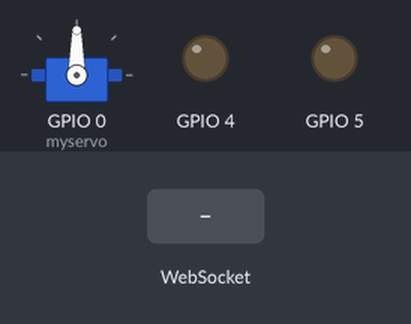
Recording of a sketch running on a simulated ESP8266 (NodeMCU). Shown: servo, output pins drawn as LEDs (lit = HIGH). The inputs (shaded band) are chosen by the test bench. WiFi joins after 1.5 s; servers stay silent unless stated; what the sketch prints to the serial monitor is not drawn.

Above: at 2.7 s.
2.8 s: WebSocket text "1" received
At 3.1 s:
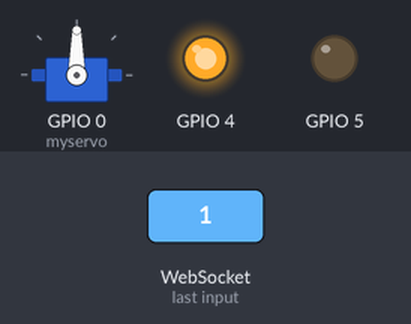
4.3 s: WebSocket text "0" received
At 5.5 s:
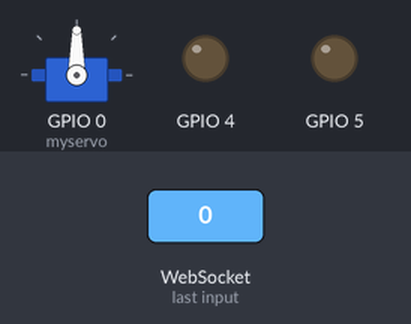
Timing chart, 0 to 7.3 s (numbered marks = the images above; inputs shaded):
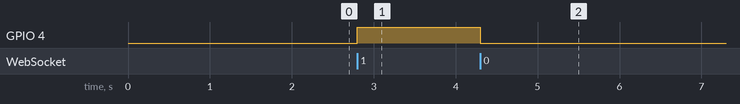

Measured:
- after the input at 2.8 s, GPIO 4: LOW → HIGH at once
- after the input at 4.3 s, GPIO 4: HIGH → LOW at once

The sketch:

sketch_may31a.ino
```cpp
#include <ESP8266WiFi.h>
#include <ESP8266WebServer.h>
#include <WebSocketsServer.h>
#include <Servo.h>

Servo myservo;

ESP8266WebServer server;
WebSocketsServer webSocket = WebSocketsServer(81);

char* ssid = "VIVO-F0A8";
char* password = "nFXEF79U3J";

String cima;
String baixo;
String esquerda;
String direita;
int pos = 90;

char webpage[] PROGMEM = R"=====(
<!DOCTYPE html>
<html lang="en">
<head>
    <link rel='stylesheet' href='https://stackpath.bootstrapcdn.com/bootstrap/4.3.1/css/bootstrap.min.css'>
    <script>
        //var myVar = setInterval(sendText(), 500);
        var Socket;
        function init() {
          Socket = new WebSocket('ws://' + window.location.hostname + ':81/');
          Socket.onmessage = function(event){
            document.getElementById("rxConsole").value += event.data;
          }
        }

        var tecla = [];
        tecla["ArrowUp"]="0";
        tecla["ArrowDown"]="0";
        tecla["ArrowLeft"]="0";
        tecla["ArrowRight"]="0";

        //Tecla pressionada
        document.addEventListener('keydown', keyDown);
        function keyDown(e) {
            rxConsole.textContent = ` ${e.code}`;
            tecla[e.code] = "1";
            sendText();
        }
        //Tecla solta
        document.addEventListener('keyup', keyUp);
        function keyUp(e) {
            //rxConsole.textContent = ` ${e.code}`;
            tecla[e.code] = "0";
            sendText();
        }

        function sendText(){
          Socket.send(tecla["ArrowUp"]+tecla["ArrowDown"]+tecla["ArrowLeft"]+tecla["ArrowRight"]);
        }
      </script>
    <meta charset="UTF-8">
    <meta name="viewport" content="width=device-width, initial-scale=1.0">
    <title>WebSocket</title>

</head>
<body onload="javascript:init()">
    <div class="container pt-5" style="height: 100vh;">
        <div class="m-auto h-50 w-50">
            <div>
                <textarea class="form-control" rows="4" id="rxConsole"></textarea>
            </div>
            <hr/>
            <div>
                <input class="form-control" type="text" id="txBar" />
            </div>
            <hr/>

            <div class="form-group justofy-content-center">
                <label class="text-center" for="formControlRange">Controle de alcance</label>
                <input type="range" min="0" max="1023" value="512" id="brightness" class="form-control-range">
            </div>
        </div>
    </div>
    <script src='https://code.jquery.com/jquery-3.3.1.slim.min.js'></script>
    <script src='https://cdnjs.cloudflare.com/ajax/libs/popper.js/1.14.7/umd/popper.min.js'></script>
    <script src='https://stackpath.bootstrapcdn.com/bootstrap/4.3.1/js/bootstrap.min.js'></script>
</body>
</html>
)=====";

void setup()
{
  WiFi.begin(ssid,password);
  pinMode(4, OUTPUT);
  pinMode(5, OUTPUT);
  myservo.attach(0);
  Serial.begin(115200);
  digitalWrite(4, LOW);
  digitalWrite(5, LOW);
  while(WiFi.status()!=WL_CONNECTED)
  {
    Serial.print(".");
    delay(500);
  }
  Serial.println("");
  Serial.print("IP Address: ");
  Serial.println(WiFi.localIP());

  server.on("/",[](){
    server.send_P(200, "text/html", webpage);
  });
  server.begin();
  webSocket.begin();
  webSocket.onEvent(webSocketEvent);
}

void loop()
{
  webSocket.loop();
  server.handleClient();
  if(Serial.available() > 0){
    char c[] = {(char)Serial.read()};
    webSocket.broadcastTXT(c, sizeof(c));
  }

  if(cima=="1"){
    digitalWrite(4, HIGH);
  }else{
    digitalWrite(4, LOW);
  }
  if(baixo=="1"){
    digitalWrite(5, HIGH);
  }
  else{
    digitalWrite(5, LOW);
  }
  if(esquerda == "1"){
    myservo.write(15);
  }else if(direita == "1"){
    myservo.write(180);
  }else{
    myservo.write(90);
  }

}

void webSocketEvent(uint8_t num, WStype_t type, uint8_t * payload, size_t length){
  if(type == WStype_TEXT){

    cima = (char) payload[0];
    baixo = (char) payload[1];
    esquerda = (char) payload[2];
    direita = (char) payload[3];


    Serial.print("Cima: "+cima+" Baixo: "+baixo+" Esquerda: "+esquerda+" Direita: "+direita);
    Serial.println();

  }


}
```
